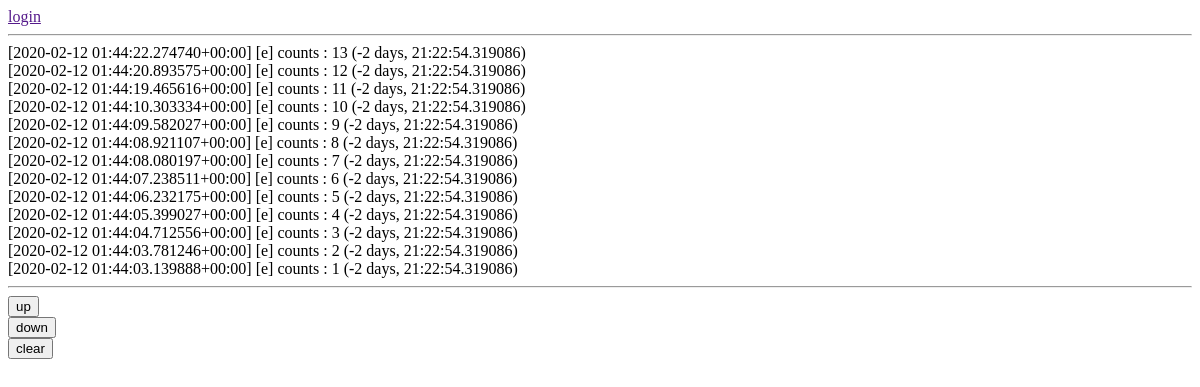
Page /counter/ on the earlier database version.
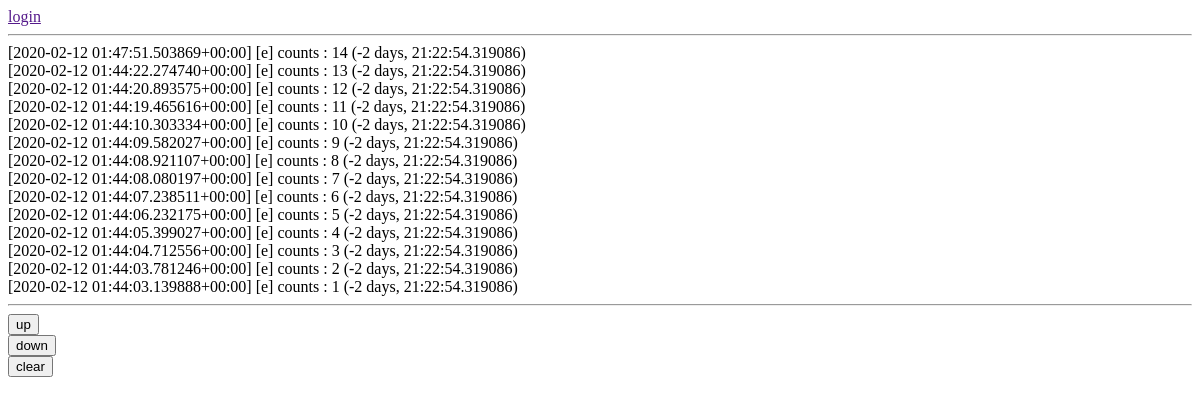
Same page on the later database version.
### counter/models.py (models this page shows)
class Counter(models.Model):
    pub_date = models.DateTimeField(default=timezone.now)
    count = models.IntegerField(default=0)
    time_limit = models.DateTimeField(default=timezone.now() + datetime.timedelta(seconds=60))
    status = models.CharField(default="n", max_length=4)
    def __str__(self):
        limit = self.time_limit - timezone.now()
        return f'[{self.pub_date}] [{self.status}] counts : {self.count} ({limit})'

### counter/views.py (the view)
# urls.py: path('', views.index, name="index"),
def index(request):
    update_status()
    cs = Counter.objects.order_by("-id")[0:]
    context = {
        'counters': cs,
    }
    return render(request, 'counter/index.html', context)

### counter/views.py (called while the page is built)
def update_status():
    ecs = Counter.objects.filter(time_limit__lte=timezone.now())
    ecs.update(status='e')

### counter/templates/counter/index.html (shortened to what this page needs)
<!DOCTYPE html>
<html>
  <head>
  </head>
  <body>
    <div>
      <a href="">login</a>
    </div>
    <hr>
    {% for counter in counters %}
    <div>
      <div>
	{{ counter }}
      </div>
    </div>
    {% endfor %}
    <hr>
    <div>
      <form action="{% url 'counter:up' %}" method="post">
	<input type="submit" value="up">
      </form>
      <form action="{% url 'counter:down' %}" method="post">
	<input type="submit" value="down">
      </form>
      <form action="{% url 'counter:clear' %}" method="post">
	<input type="submit" value="clear">
      </form>
    </div>
  </body>
</html>

Differences in the rows shown:
added Counter: time_limit+pub_date+status "[2020-02-12 01:47:51.503869+00:00] [e] counts : 14 (-2 days, 21:22:54.319086)"
